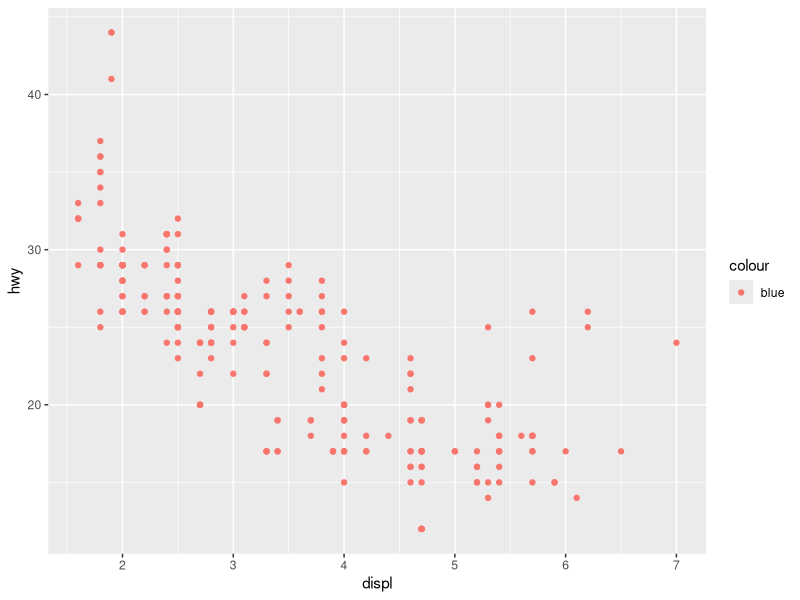
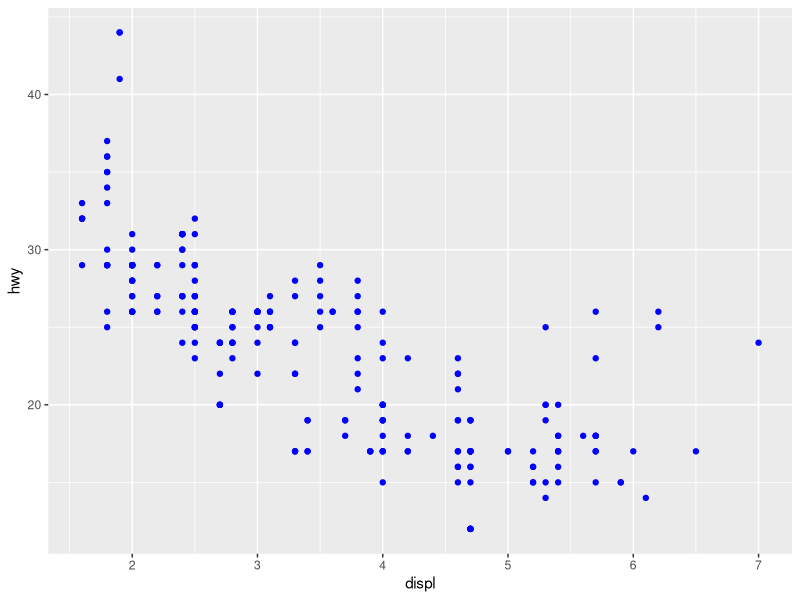
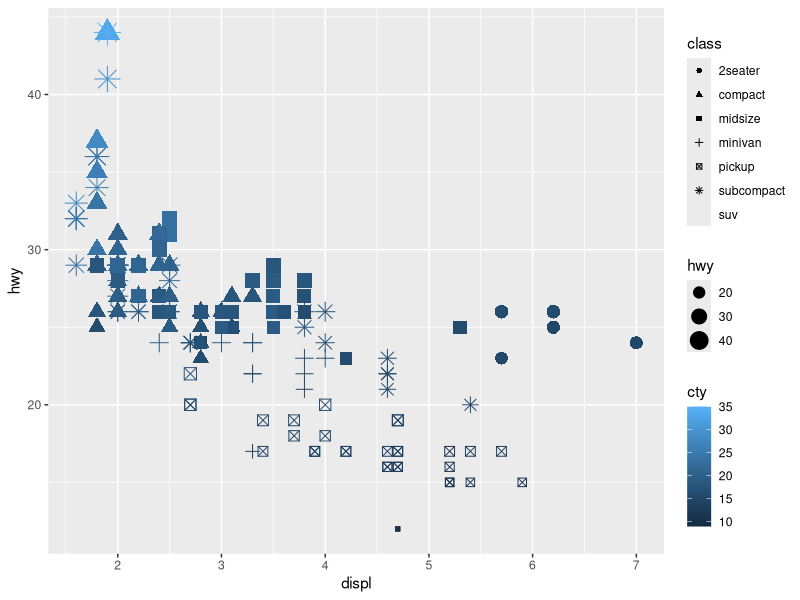
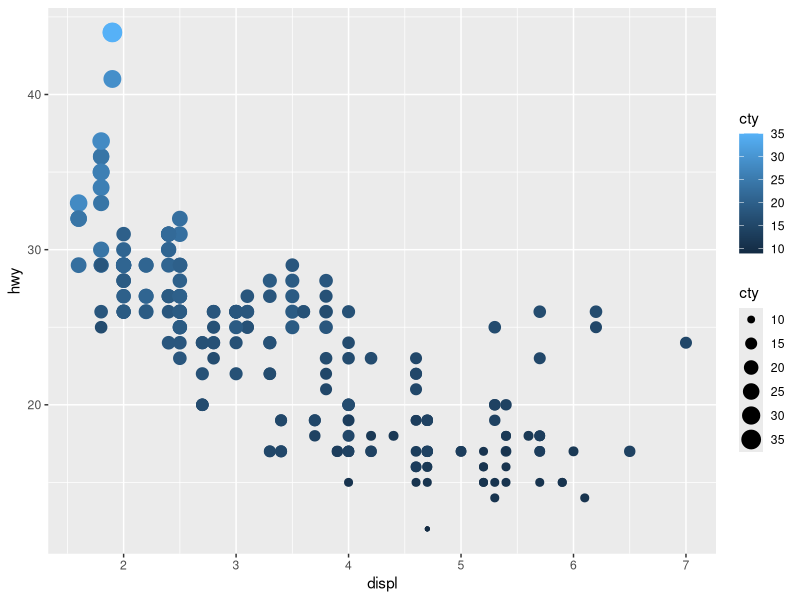
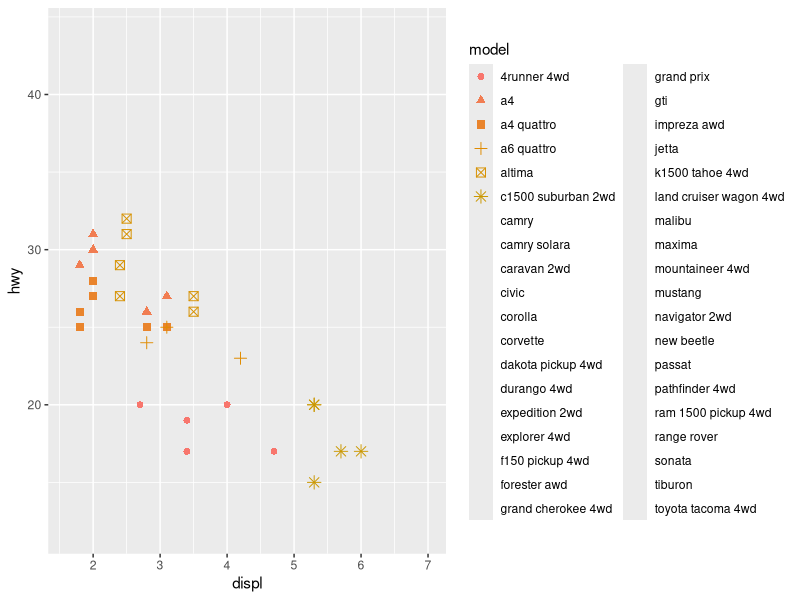
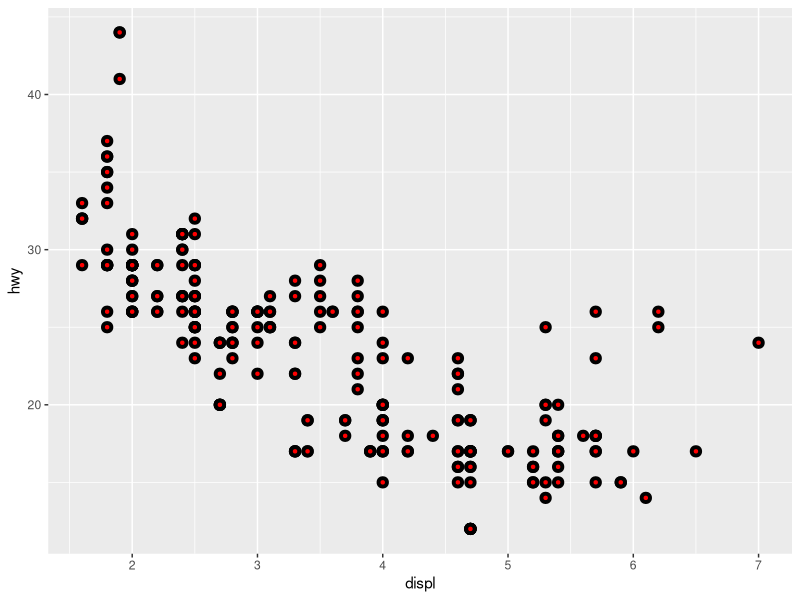
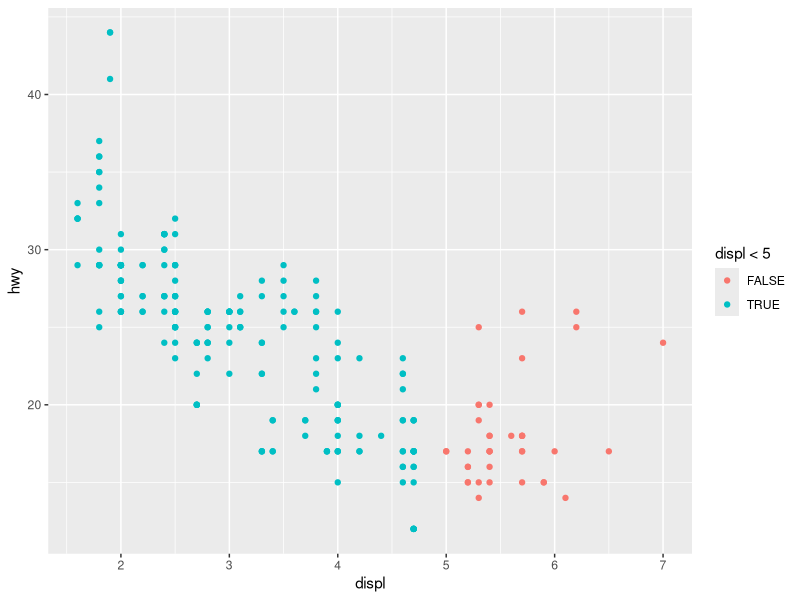
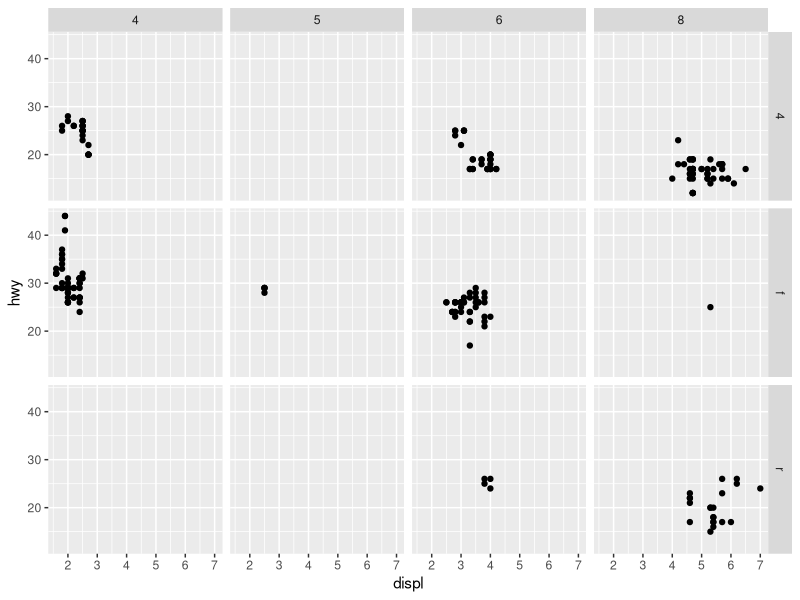

R code for these plots, in order:
## ---- chunk 1
    library(ggplot2)
    ggplot(data = mpg) + 
      geom_point(mapping = aes(x = displ, y = hwy, color = "blue"))
## ---- chunk 2
    library(ggplot2)
    ggplot(data = mpg) + 
      geom_point(mapping = aes(x = displ, y = hwy), color = "blue")
## ---- chunk 3
    View(mpg)
## ---- chunk 4
    library(ggplot2)
    
    #This gives an error since a continuous variable is being mapped to 'shape' (but this is what the question wanted).
    
    # ggplot(data = mpg) + 
    # geom_point(mapping = aes(x = displ, y = hwy, color=class, size=hwy, shape=year))
    
    #This working graph has a categorical variable mapped to shape instead.
    
    library(ggplot2)
    ggplot(data = mpg) + geom_point(mapping = aes(x = displ, y = hwy, color=cty, size=hwy,shape=class))
## ---- chunk 5
    #For continuous
    library(ggplot2)
    ggplot(data = mpg) + geom_point(mapping = aes(x = displ, y = hwy, color=cty, size=cty))
    
    #For categorical
    library(ggplot2)
    ggplot(data = mpg) + geom_point(mapping = aes(x = displ, y = hwy, color=model, size=model, shape=model))

## ---- chunk 6
    ggplot(data = mpg) + geom_point(mapping = aes(x = displ, y = hwy, stroke=2),fill="red",shape=21)

## ---- chunk 7
    library(ggplot2)
     ggplot(data = mpg) + geom_point(mapping = aes(x = displ, y = hwy, color=displ<5))

## ---- chunk 8
    ggplot(data = mpg) + 
      geom_point(mapping = aes(x = displ, y = hwy)) +
      facet_grid(drv ~ cyl)
## ---- chunk 9

## ---- chunk 10

## ---- chunk 11

## ---- chunk 12

## ---- chunk 13

## ---- chunk 14

## ---- chunk 15

## ---- chunk 16
      ggplot(data = mpg, mapping = aes(x = displ, y = hwy, color = drv, linetype=drv)) +
      geom_point() + 
      geom_smooth(se = FALSE,color="blue")
## ---- chunk 17
    ggplot(data = mpg, mapping = aes(x = displ, y = hwy, color = drv)) +
      geom_point(aes(alpha=year)) + 
      geom_smooth(se = FALSE,color="blue")
## ---- chunk 18
ggplot(data = mpg, mapping = aes(x = displ, y = hwy)) +
      geom_point(shape=21,size=2.3,color="white",aes(fill=drv,stroke=2))+annotate(geom="text",x=2.75,y=44,label="Max hwy = 44")
## ---- chunk 19
    library(ggplot2)
    ggplot(data = diamonds) + 
    geom_pointrange(
    stat="summary",
    mapping = aes(x = cut, y = depth),
    fun.ymin = min,
    fun.ymax = max,
    fun.y = median
  )

## ---- chunk 20

## ---- chunk 21

## ---- chunk 22
    ggplot(data = mpg, mapping = aes(x = cty, y = hwy)) + 
      geom_point()
## ---- chunk 23
    ggplot(data = mpg, mapping = aes(x = cty, y = hwy)) +
      geom_point(position="jitter")
## ---- chunk 24

## ---- chunk 25
    ggplot(data = mpg, mapping = aes(x = cty, y = hwy)) +geom_count()
    ggplot(data = mpg, mapping = aes(x = cty, y = hwy)) +geom_count(aes(color=..n..),size=1)
## ---- chunk 26
    ggplot(data = diamonds) + 
  geom_bar(mapping = aes(x = cut, fill = clarity), position = "fill")+coord_polar(theta="y")

## ---- chunk 27

## ---- chunk 28
    ggplot(data = mpg, mapping = aes(x = cty, y = hwy)) +
      geom_point() + 
      geom_abline() +
      coord_fixed()
## ---- chunk 29

